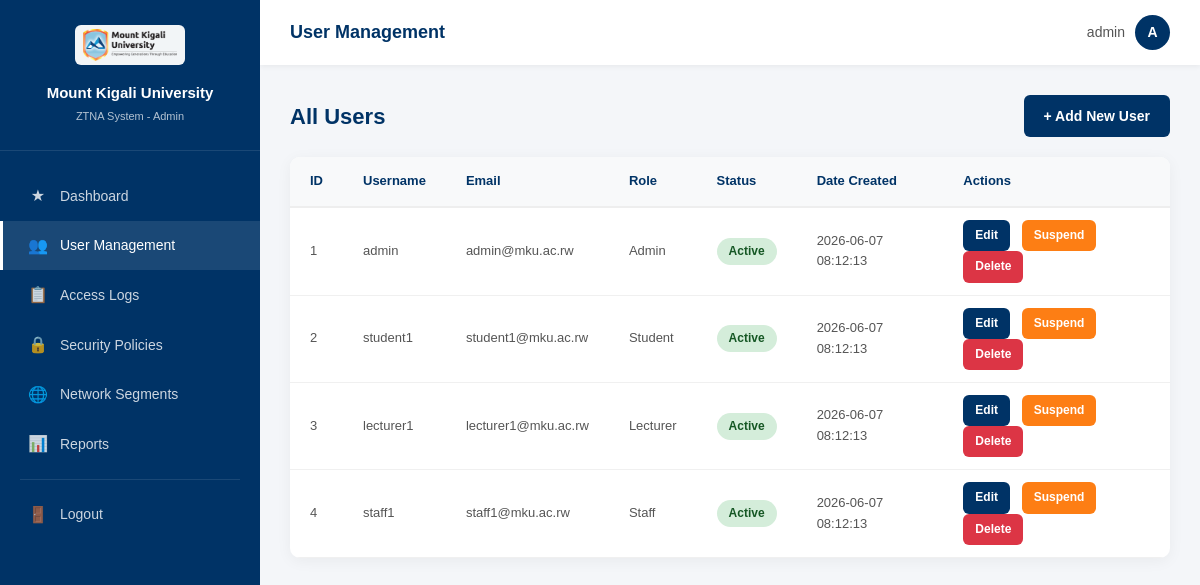
/admin/manage_users.php (signed in), run on the app's committed database.
### tables this page shows
CREATE TABLE IF NOT EXISTS users (
    user_id INT AUTO_INCREMENT PRIMARY KEY,
    username VARCHAR(100) NOT NULL,
    email VARCHAR(100) NOT NULL UNIQUE,
    password VARCHAR(255) NOT NULL,
    user_role ENUM('admin', 'student', 'lecturer', 'staff') NOT NULL,
    device_info VARCHAR(255) DEFAULT NULL,
    ip_address VARCHAR(50) DEFAULT NULL,
    status ENUM('active', 'suspended') DEFAULT 'active',
    created_at TIMESTAMP DEFAULT CURRENT_TIMESTAMP
);

### admin/manage_users.php (the view, shortened to what this page needs)
<?php
require_once '../db_connect.php';
$username = $_SESSION['username'];
$users = mysqli_query($conn, "SELECT * FROM users ORDER BY created_at DESC");
?>
<!DOCTYPE html>
<html lang="en">
<head>
    <link rel="stylesheet" href="../css/style.css">
</head>
<body>
    <div class="dashboard-wrapper">
        <aside class="sidebar">
            <div class="sidebar-header">
                <img src="../images/MKUR-logo.png" alt="MKU Logo" style="height: 40px; margin-bottom: 8px;">
                <h2>Mount Kigali University</h2>
                <p>ZTNA System - Admin</p>
            </div>
            <nav class="sidebar-nav">
                <a href="../dashboard_admin.php">
                    <span class="nav-icon">&#9733;</span> Dashboard
                </a>
                <a href="manage_users.php" class="active">
                    <span class="nav-icon">&#128101;</span> User Management
                </a>
                <a href="access_logs.php">
                    <span class="nav-icon">&#128203;</span> Access Logs
                </a>
                <a href="security_policies.php">
                    <span class="nav-icon">&#128274;</span> Security Policies
                </a>
                <a href="network_segments.php">
                    <span class="nav-icon">&#127760;</span> Network Segments
                </a>
                <a href="reports.php">
                    <span class="nav-icon">&#128202;</span> Reports
                </a>
                <div class="nav-divider"></div>
                <a href="../logout.php">
                    <span class="nav-icon">&#128682;</span> Logout
                </a>
            </nav>
        </aside>
        <main class="main-content">
            <header class="top-header">
                <h1>User Management</h1>
                <div class="user-info">
                    <span><?php echo htmlspecialchars($username); ?></span>
                    <div class="user-avatar"><?php echo strtoupper(substr($username, 0, 1)); ?></div>
                </div>
            </header>
            <div class="content-area">
                <div class="page-title">
                    <h2>All Users</h2>
                    <a href="add_user.php" class="btn btn-primary">+ Add New User</a>
                </div>
                <div class="table-container">
                    <table class="data-table">
                        <thead>
                            <tr>
                                <th>ID</th>
                                <th>Username</th>
                                <th>Email</th>
                                <th>Role</th>
                                <th>Status</th>
                                <th>Date Created</th>
                                <th>Actions</th>
                            </tr>
                        </thead>
                        <tbody>
                            <?php while ($user = mysqli_fetch_assoc($users)): ?>
                            <tr>
                                <td><?php echo $user['user_id']; ?></td>
                                <td><?php echo htmlspecialchars($user['username']); ?></td>
                                <td><?php echo htmlspecialchars($user['email']); ?></td>
                                <td><?php echo ucfirst($user['user_role']); ?></td>
                                <td>
                                    <span class="badge badge-<?php echo $user['status']; ?>">
                                        <?php echo ucfirst($user['status']); ?>
                                    </span>
                                </td>
                                <td><?php echo $user['created_at']; ?></td>
                                <td class="action-links">
                                    <a href="edit_user.php?id=<?php echo $user['user_id']; ?>" class="btn btn-primary btn-sm">Edit</a>
                                    <?php if ($user['status'] === 'active'): ?>
                                        <a href="manage_users.php?action=suspend&id=<?php echo $user['user_id']; ?>" class="btn btn-warning btn-sm" onclick="return confirmAction('Suspend this user?')">Suspend</a>
                                    <?php else: ?>
                                        <a href="manage_users.php?action=activate&id=<?php echo $user['user_id']; ?>" class="btn btn-success btn-sm" onclick="return confirmAction('Activate this user?')">Activate</a>
                                    <?php endif; ?>
                                    <a href="manage_users.php?action=delete&id=<?php echo $user['user_id']; ?>" class="btn btn-danger btn-sm" onclick="return confirmDelete('Are you sure you want to delete this user?')">Delete</a>
                                </td>
                            </tr>
                            <?php endwhile; ?>
                        </tbody>
                    </table>
                </div>
            </div>
        </main>
    </div>
</body>
</html>

### css/style.css (style rules this page uses)
* { margin: 0; padding: 0; box-sizing: border-box; }
html { scroll-behavior: smooth; }
body { font-family: 'Arial', 'Roboto', sans-serif; background-color: #f4f6f9; color: #333; line-height: 1.6; min-height: 100vh; }
a { text-decoration: none; color: inherit; }
.dashboard-wrapper { display: flex; min-height: 100vh; }
.sidebar { width: 260px; background: #003366; color: #ffffff; position: fixed; top: 0; left: 0; height: 100vh; overflow-y: auto; z-index: 1000; transition: transform 0.3s; }
.sidebar-header { padding: 25px 20px; border-bottom: 1px solid rgba(255, 255, 255, 0.1); text-align: center; }
.sidebar-header img { background: rgba(255, 255, 255, 0.95); padding: 4px 8px; border-radius: 6px; }
.sidebar-header h2 { font-size: 15px; font-weight: 700; margin-bottom: 3px; }
.sidebar-header p { font-size: 11px; opacity: 0.7; }
.sidebar-nav { padding: 20px 0; }
.sidebar-nav a { display: flex; align-items: center; padding: 12px 25px; color: rgba(255, 255, 255, 0.8); font-size: 14px; transition: all 0.3s; border-left: 3px solid transparent; }
.sidebar-nav a:hover, .sidebar-nav a.active { background: rgba(255, 255, 255, 0.1); color: #ffffff; border-left-color: #ffffff; }
.sidebar-nav a .nav-icon { margin-right: 12px; font-size: 16px; width: 20px; text-align: center; }
.sidebar-nav .nav-divider { height: 1px; background: rgba(255, 255, 255, 0.1); margin: 10px 20px; }
.main-content { margin-left: 260px; flex: 1; min-height: 100vh; }
.top-header { background: #ffffff; padding: 15px 30px; display: flex; justify-content: space-between; align-items: center; box-shadow: 0 2px 5px rgba(0, 0, 0, 0.05); position: sticky; top: 0; z-index: 100; }
.top-header h1 { color: #003366; font-size: 18px; font-weight: 700; }
.top-header .user-info { display: flex; align-items: center; gap: 10px; font-size: 14px; color: #555; }
.top-header .user-avatar { width: 35px; height: 35px; background: #003366; border-radius: 50%; display: flex; align-items: center; justify-content: center; color: #fff; font-weight: 600; font-size: 14px; }
.content-area { padding: 30px; }
.table-container { background: #ffffff; border-radius: 10px; box-shadow: 0 3px 15px rgba(0, 0, 0, 0.05); overflow-x: auto; margin-top: 20px; }
.data-table { width: 100%; border-collapse: collapse; }
.data-table th { background: #f8f9fa; padding: 14px 20px; text-align: left; font-size: 13px; font-weight: 600; color: #003366; border-bottom: 2px solid #eee; }
.data-table td { padding: 12px 20px; font-size: 13px; color: #555; border-bottom: 1px solid #f0f0f0; }
.badge { padding: 4px 12px; border-radius: 20px; font-size: 12px; font-weight: 600; display: inline-block; }
.badge-active { background: #d4edda; color: #155724; }
.btn { padding: 10px 20px; border-radius: 6px; font-size: 14px; font-weight: 600; cursor: pointer; border: none; transition: all 0.3s; display: inline-block; text-align: center; }
.btn-primary { background: #003366; color: #ffffff; }
.btn-danger { background: #dc3545; color: #ffffff; }
.btn-warning { background: #fd7e14; color: #ffffff; }
.btn-sm { padding: 6px 12px; font-size: 12px; }
.action-links a, .action-links button { margin-right: 8px; font-size: 12px; }
.page-title { display: flex; justify-content: space-between; align-items: center; margin-bottom: 20px; }
.page-title h2 { color: #003366; font-size: 22px; }

### data on the page
users: user_id "1", username "admin", email "admin@mku.ac.rw", user_role "Admin", status "Active", created_at "2026-06-07 08:12:13"
users: user_id "2", username "student1", email "student1@mku.ac.rw", user_role "Student", status "Active", created_at "2026-06-07 08:12:13"
users: user_id "3", username "lecturer1", email "lecturer1@mku.ac.rw", user_role "Lecturer", status "Active", created_at "2026-06-07 08:12:13"
users: user_id "4", username "staff1", email "staff1@mku.ac.rw", user_role "Staff", status "Active", created_at "2026-06-07 08:12:13"

### other printed values
$username "admin"
substr($username, 0, 1) "A"
